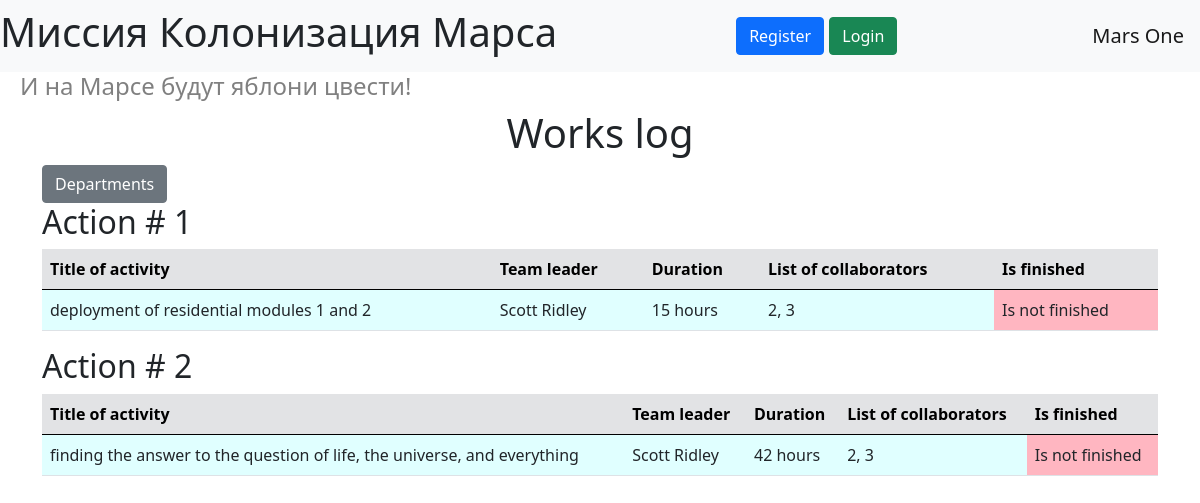
The page / on the database its author committed.
### data/models.py (models this page shows, shortened)
class Jobs(SqlAlchemyBase):
    __tablename__ = 'jobs'
    id = sqlalchemy.Column(sqlalchemy.Integer,
                           primary_key=True, autoincrement=True)
    team_leader_id = sqlalchemy.Column(sqlalchemy.Integer, sqlalchemy.ForeignKey('users.id'))
    team_leader = sqlalchemy.orm.relationship('User')
    job = sqlalchemy.Column(sqlalchemy.String)
    work_size = sqlalchemy.Column(sqlalchemy.Integer)
    collaborators = sqlalchemy.Column(sqlalchemy.String)
    start_date = sqlalchemy.Column(sqlalchemy.DateTime, default=datetime.datetime.now)
    end_date = sqlalchemy.Column(sqlalchemy.DateTime, default=datetime.datetime.now)
    is_finished = sqlalchemy.Column(sqlalchemy.Boolean)

class User(SqlAlchemyBase, UserMixin):
    __tablename__ = 'users'
    id = sqlalchemy.Column(sqlalchemy.Integer,
                           primary_key=True, autoincrement=True)
    surname = sqlalchemy.Column(sqlalchemy.String)
    name = sqlalchemy.Column(sqlalchemy.String)
    age = sqlalchemy.Column(sqlalchemy.Integer)
    position = sqlalchemy.Column(sqlalchemy.String)
    speciality = sqlalchemy.Column(sqlalchemy.String)
    address = sqlalchemy.Column(sqlalchemy.String)
    email = sqlalchemy.Column(sqlalchemy.String, unique=True)
    hashed_password = sqlalchemy.Column(sqlalchemy.String, nullable=True)
    modified_date = sqlalchemy.Column(sqlalchemy.DateTime,
                                      default=datetime.datetime.now)
    def __str__(self):
        return f'{self.surname} {self.name}'

### main.py (the view)
@app.route('/')
def works_log():
    return render_template('index.html', jobs=session.query(Jobs).all(),
                           title='Works log', message=request.args.get('message'),
                           message_type=request.args.get('message_type'))

### templates/index.html (shortened to what this page needs)
{% extends 'base.html' %}
{% block content %}
    <h1 class="text-center">{{ title }}</h1>
    <a class="btn btn-secondary" href="/departments">Departments</a>
    {% for job in jobs %}
        <h2>Action # {{ loop.index }}</h2>
        <table class="table">
            <thead>
                <tr class="table-secondary">
                    <th>Title of activity</th>
                    <th>Team leader</th>
                    <th>Duration</th>
                    <th>List of collaborators</th>
                    <th>Is finished</th>
                </tr>
            </thead>
            <tbody style="background-color: lightcyan">
                <tr>
                    <td>{{ job.job }}</td>
                    <td>{{ job.team_leader }}</td>
                    <td>{{ job.work_size }} hours</td>
                    <td>{{ job.collaborators }}</td>
                    <td style="background-color: {% if not job.is_finished %}lightpink{% else %}lightgreen{% endif %}">
                        Is {% if not job.is_finished %}not {% endif %}finished
                    </td>
                </tr>
            </tbody>
        </table>
    {% endfor %}
{% endblock %}

### templates/base.html (shortened to what this page needs)
<!DOCTYPE html>
<html lang="en">
    <head>
        <link href="https://cdn.jsdelivr.net/npm/bootstrap@5.0.0-beta2/dist/css/bootstrap.min.css"
              rel="stylesheet"
>
        <link rel="stylesheet" type="text/css" href="{{ url_for('static', filename='css/style.css') }}"/>
    </head>
    <body>
        <header>
            <nav class="navbar navbar-light bg-light">
                <h1>Миссия Колонизация Марса</h1>
                {% if current_user.is_authenticated %}
                    <a class="navbar-brand" href="/logout">{{ current_user.name }} {{ current_user.surname }}</a>
                {% else %}
                    <div class="navbar-brand">
                        <a class="btn btn-primary" href="/register">Register</a>
                        <a class="btn btn-success" href="/login">Login</a>
                    </div>
                {% endif %}
                <a class="navbar-brand" href="/">Mars One</a>
            </nav>
        </header>
        <h4>И на Марсе будут яблони цвести!</h4>
        <main role="main" class="container">
            {% block content %}{% endblock %}
        </main>
    </body>
</html>

### static/css/style.css (style rules this page uses)
h4 { color: grey; margin-left: 20px; }

### rows shown on the page
Jobs: job "deployment of residential modules 1 and 2", team_leader "Scott Ridley", work_size "15", collaborators "2, 3", is_finished "not"
Jobs: job "finding the answer to the question of life, the universe, and everything", team_leader "Scott Ridley", work_size "42", collaborators "2, 3", shows "not"

### other values the page prints
{{ title }} "Works log"
